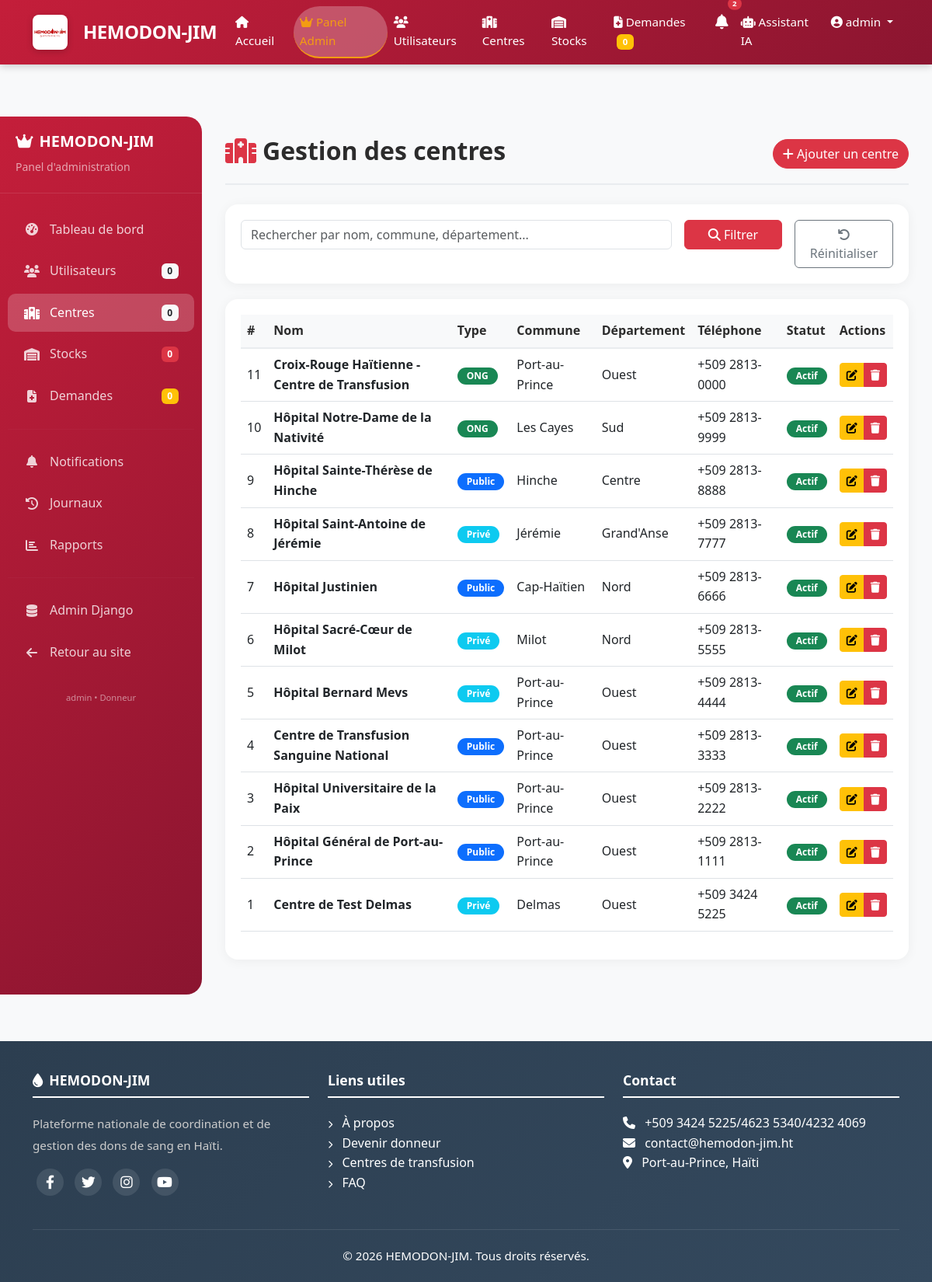
Screenshot of /admin-panel/centres/ (signed in) with the database file from the repository.
### apps/authentification/models.py (models this page shows, shortened)
class User(AbstractUser):
    GROUPE_CHOICES = [
        ('donneur', 'Donneur'),
        ('hospitalier', 'Personnel Hospitalier'),
        ('admin', 'Administrateur'),
        ('pnts', 'PNTS'),
    ]
    GROUPE_SANGUIN_CHOICES = [
        ('A+', 'A+'), ('A-', 'A-'),
        ('B+', 'B+'), ('B-', 'B-'),
        ('AB+', 'AB+'), ('AB-', 'AB-'),
        ('O+', 'O+'), ('O-', 'O-'),
    ]
    groupe = models.CharField(max_length=20, choices=GROUPE_CHOICES, default='donneur')
    telephone = models.CharField(max_length=20, unique=True)
    adresse = models.TextField(blank=True, null=True)
    commune = models.CharField(max_length=100, blank=True, null=True)
    departement = models.CharField(max_length=100, blank=True, null=True)
    date_naissance = models.DateField(null=True, blank=True)
    groupe_sanguin = models.CharField(max_length=3, choices=GROUPE_SANGUIN_CHOICES, blank=True, null=True)
    est_eligible = models.BooleanField(default=True)
    photo = models.ImageField(upload_to='photos/', blank=True, null=True)
    created_at = models.DateTimeField(auto_now_add=True)
    updated_at = models.DateTimeField(auto_now=True)
    class Meta:
        db_table = 'users'
        verbose_name = 'Utilisateur'
        verbose_name_plural = 'Utilisateurs'

### apps/centres/models.py (models this page shows, shortened)
class Centre(models.Model):
    TYPE_CHOICES = [
        ('public', 'Public'),
        ('prive', 'Privé'),
        ('ong', 'ONG'),
    ]
    nom = models.CharField(max_length=200)
    type = models.CharField(max_length=20, choices=TYPE_CHOICES)
    adresse = models.TextField()
    commune = models.CharField(max_length=100)
    departement = models.CharField(max_length=100)
    telephone = models.CharField(max_length=20)
    email = models.EmailField(blank=True, null=True)
    latitude = models.DecimalField(max_digits=9, decimal_places=6, null=True, blank=True)
    longitude = models.DecimalField(max_digits=9, decimal_places=6, null=True, blank=True)
    capacite_journaliere = models.IntegerField(default=50)
    horaires = models.TextField(blank=True, null=True)
    est_actif = models.BooleanField(default=True)
    responsable = models.ForeignKey(
        User,
        on_delete=models.SET_NULL,
        null=True,
        related_name='centre_responsable'
    )
    created_at = models.DateTimeField(auto_now_add=True)
    updated_at = models.DateTimeField(auto_now=True)
    class Meta:
        db_table = 'centres'
        verbose_name = 'Centre'
        verbose_name_plural = 'Centres'

### apps/app_admin/views.py (the view)
# urls.py: path('admin-panel/centres/', views.admin_centres, name='centres'),
@login_required
@user_passes_test(is_admin)
def admin_centres(request):
    centres = Centre.objects.all().order_by('-created_at')
    search = request.GET.get('search')
    if search:
        centres = centres.filter(
            Q(nom__icontains=search) |
            Q(commune__icontains=search) |
            Q(departement__icontains=search)
        )
    paginator = Paginator(centres, 20)
    page_number = request.GET.get('page')
    centres_page = paginator.get_page(page_number)
    context = {
        'centres': centres_page,
        'title': 'Gestion des centres',
        'active_page': 'centres',
    }
    return render(request, 'app_admin/centres.html', context)

### apps/app_admin/templates/app_admin/centres.html (shortened to what this page needs)
{% extends 'app_admin/base_admin.html' %}
{% load static %}
{% block admin_content %}
<div class="page-header">
    <h2><i class="fas fa-hospital me-2 text-danger"></i>Gestion des centres</h2>
    <a href="{% url 'app_admin:centre_create' %}" class="btn btn-danger">
        <i class="fas fa-plus"></i> Ajouter un centre
    </a>
</div>
<div class="admin-card">
    <form method="GET" class="row g-3">
        <div class="col-md-8">
            <input type="text" name="search" class="form-control" placeholder="Rechercher par nom, commune, département..." value="{{ request.GET.search }}">
        </div>
        <div class="col-md-2">
            <button type="submit" class="btn btn-danger w-100">
                <i class="fas fa-search"></i> Filtrer
            </button>
        </div>
        <div class="col-md-2">
            <a href="{% url 'app_admin:centres' %}" class="btn btn-outline-secondary w-100">
                <i class="fas fa-undo"></i> Réinitialiser
            </a>
        </div>
    </form>
</div>
<div class="admin-card">
    <div class="table-responsive">
        <table class="table admin-table table-hover">
            <thead>
                <tr>
                    <th>#</th>
                    <th>Nom</th>
                    <th>Type</th>
                    <th>Commune</th>
                    <th>Département</th>
                    <th>Téléphone</th>
                    <th>Statut</th>
                    <th>Actions</th>
                </tr>
            </thead>
            <tbody>
                {% for centre in centres %}
                <tr>
                    <td>{{ centre.id }}</td>
                    <td><strong>{{ centre.nom }}</strong></td>
                    <td>
                        <span class="badge {% if centre.type == 'public' %}bg-primary{% elif centre.type == 'prive' %}bg-info{% else %}bg-success{% endif %}">
                            {{ centre.get_type_display }}
                        </span>
                    </td>
                    <td>{{ centre.commune }}</td>
                    <td>{{ centre.departement }}</td>
                    <td>{{ centre.telephone }}</td>
                    <td>
                        {% if centre.est_actif %}
                        <span class="badge bg-success">Actif</span>
                        {% else %}
                        <span class="badge bg-danger">Inactif</span>
                        {% endif %}
                    </td>
                    <td>
                        <div class="btn-group btn-group-sm">
                            <a href="{% url 'app_admin:centre_edit' centre.id %}" class="btn btn-warning">
                                <i class="fas fa-edit"></i>
                            </a>
                            <a href="{% url 'app_admin:centre_delete' centre.id %}"
                               class="btn btn-danger"
                               onclick="return confirm('Supprimer ce centre ?')">
                                <i class="fas fa-trash"></i>
                            </a>
                        </div>
                    </td>
                </tr>
                {% empty %}
                <tr>
                    <td colspan="8" class="text-center text-muted">Aucun centre trouvé</td>
                </tr>
                {% endfor %}
            </tbody>
        </table>
    </div>
</div>
{% endblock %}

### apps/app_admin/templates/app_admin/base_admin.html (shortened to what this page needs)
{% extends 'base.html' %}
{% load static %}
{% block content %}
<div class="admin-wrapper">
    <div class="admin-sidebar">
        <div class="sidebar-brand">
            <h5><i class="fas fa-crown me-2"></i>HEMODON-JIM</h5>
            <small>Panel d'administration</small>
        </div>
        <nav class="nav flex-column">
            <a class="nav-link {% if active_page == 'dashboard' %}active{% endif %}" href="{% url 'app_admin:dashboard' %}">
                <i class="fas fa-tachometer-alt"></i> Tableau de bord
            </a>
            <a class="nav-link {% if active_page == 'users' %}active{% endif %}" href="{% url 'app_admin:users' %}">
                <i class="fas fa-users"></i> Utilisateurs
                <span class="badge bg-light text-dark">{{ stats.total_donneurs|default:0 }}</span>
            </a>
            <a class="nav-link {% if active_page == 'centres' %}active{% endif %}" href="{% url 'app_admin:centres' %}">
                <i class="fas fa-hospital"></i> Centres
                <span class="badge bg-light text-dark">{{ stats.total_centres|default:0 }}</span>
            </a>
            <a class="nav-link {% if active_page == 'stocks' %}active{% endif %}" href="{% url 'app_admin:stocks' %}">
                <i class="fas fa-warehouse"></i> Stocks
                <span class="badge bg-danger">{{ stats.stocks_critiques|default:0 }}</span>
            </a>
            <a class="nav-link {% if active_page == 'demandes' %}active{% endif %}" href="{% url 'app_admin:demandes' %}">
                <i class="fas fa-file-medical"></i> Demandes
                <span class="badge bg-warning">{{ stats.demandes_urgentes|default:0 }}</span>
            </a>
            <hr>
            <a class="nav-link {% if active_page == 'notifications' %}active{% endif %}" href="{% url 'app_admin:notifications' %}">
                <i class="fas fa-bell"></i> Notifications
            </a>
            <a class="nav-link {% if active_page == 'logs' %}active{% endif %}" href="{% url 'app_admin:logs' %}">
                <i class="fas fa-history"></i> Journaux
            </a>
            <a class="nav-link {% if active_page == 'reports' %}active{% endif %}" href="{% url 'app_admin:reports' %}">
                <i class="fas fa-chart-bar"></i> Rapports
            </a>
            <hr>
            <a class="nav-link" href="{% url 'admin:index' %}">
                <i class="fas fa-database"></i> Admin Django
            </a>
            <a class="nav-link" href="{% url 'home' %}">
                <i class="fas fa-arrow-left"></i> Retour au site
            </a>
        </nav>
        <div class="sidebar-footer">
            <small>{{ user.username }} • {{ user.get_groupe_display }}</small>
        </div>
    </div>
    <div class="admin-content">
        {% block admin_content %}{% endblock %}
    </div>
</div>
{% endblock %}

### templates/partials/header.html (shortened to what this page needs)
{% load static %}
<nav class="navbar navbar-expand-lg navbar-custom fixed-top">
    <div class="container">
        <a class="navbar-brand" href="{% url 'home' %}">
            <img src="{% static 'images/logo/logo1.jpg' %}" alt="HEMODON-JIM" height="40" class="me-2" style="border-radius: 8px;">
            <span>HEMODON-JIM</span>
        </a>
        <div class="collapse navbar-collapse" id="navbarNav">
            <ul class="navbar-nav ms-auto">
                <li class="nav-item">
                    <a class="nav-link {% if request.path == '/' %}active{% endif %}" href="{% url 'home' %}">
                        <i class="fas fa-home"></i> Accueil
                    </a>
                </li>
                {% if user.is_authenticated %}
                    {% if user.is_superuser or user.groupe == 'admin' or user.groupe == 'pnts' %}
                        <li class="nav-item">
                            <a class="nav-link {% if 'admin-panel' in request.path %}active{% endif %}" href="{% url 'app_admin:dashboard' %}">
                                <i class="fas fa-crown"></i> Panel Admin
                            </a>
                        </li>
                        <li class="nav-item">
                            <a class="nav-link" href="{% url 'app_admin:users' %}">
                                <i class="fas fa-users"></i> Utilisateurs
                            </a>
                        </li>
                        <li class="nav-item">
                            <a class="nav-link" href="{% url 'app_admin:centres' %}">
                                <i class="fas fa-hospital"></i> Centres
                            </a>
                        </li>
                        <li class="nav-item">
                            <a class="nav-link {% if 'stocks' in request.path %}active{% endif %}" href="{% url 'stocks:list' %}">
                                <i class="fas fa-warehouse"></i> Stocks
                            </a>
                        </li>
                        <li class="nav-item">
                            <a class="nav-link {% if 'demandes' in request.path %}active{% endif %}" href="{% url 'demandes:toutes' %}">
                                <i class="fas fa-file-medical"></i> Demandes
                                <span class="badge bg-warning ms-1">{{ demandes_urgentes|default:0 }}</span>
                            </a>
                        </li>
                    {% endif %}
                    <li class="nav-item">
                        <a class="nav-link position-relative" href="{% url 'notifications:list' %}">
                            {% if user_notifications_count > 0 %}
                            <span class="position-absolute top-0 start-100 translate-middle badge rounded-pill bg-danger" style="font-size: 0.6rem; margin-top: -3px;">
                                {{ user_notifications_count }}
                            </span>
                            {% endif %}
                        </a>
                    </li>
                    <li class="nav-item">
                        <a class="nav-link" href="{% url 'chatbot:chatbot' %}">
                            <i class="fas fa-robot"></i> Assistant IA
                        </a>
                    </li>
                    <li class="nav-item dropdown">
                        <a class="nav-link dropdown-toggle" href="#" id="userDropdown" role="button" data-bs-toggle="dropdown">
                            <i class="fas fa-user-circle"></i> {{ user.username }}
                        </a>
                    </li>
                {% endif %}
            </ul>
        </div>
    </div>
</nav>

### rows the page displays
User: username "admin", groupe "Donneur"
Centre: id "11", nom "Croix-Rouge Haïtienne - Centre de Transfusion", type "ONG", commune "Port-au-Prince", departement "Ouest", telephone "+509 2813-0000", est_actif "Actif"
Centre: id "10", nom "Hôpital Notre-Dame de la Nativité", type "ONG", commune "Les Cayes", departement "Sud", telephone "+509 2813-9999", est_actif "Actif"
Centre: id "9", nom "Hôpital Sainte-Thérèse de Hinche", type "Public", commune "Hinche", departement "Centre", telephone "+509 2813-8888", est_actif "Actif"
Centre: id "8", nom "Hôpital Saint-Antoine de Jérémie", type "Privé", commune "Jérémie", departement "Grand'Anse", telephone "+509 2813-7777", est_actif "Actif"
Centre: id "7", nom "Hôpital Justinien", type "Public", commune "Cap-Haïtien", departement "Nord", telephone "+509 2813-6666", est_actif "Actif"
Centre: id "6", nom "Hôpital Sacré-Cœur de Milot", type "Privé", commune "Milot", departement "Nord", telephone "+509 2813-5555", est_actif "Actif"
Centre: id "5", nom "Hôpital Bernard Mevs", type "Privé", commune "Port-au-Prince", departement "Ouest", telephone "+509 2813-4444", est_actif "Actif"
Centre: id "4", nom "Centre de Transfusion Sanguine National", type "Public", commune "Port-au-Prince", departement "Ouest", telephone "+509 2813-3333", est_actif "Actif"
Centre: id "3", nom "Hôpital Universitaire de la Paix", type "Public", commune "Port-au-Prince", departement "Ouest", telephone "+509 2813-2222", est_actif "Actif"
Centre: id "2", nom "Hôpital Général de Port-au-Prince", type "Public", commune "Port-au-Prince", departement "Ouest", telephone "+509 2813-1111", est_actif "Actif"
Centre: id "1", nom "Centre de Test Delmas", type "Privé", commune "Delmas", departement "Ouest", telephone "+509 3424 5225", est_actif "Actif"

### other values shown
{{ demandes_urgentes|default:0 }} "0"
{{ user_notifications_count }} "2"
{{ stats.total_donneurs|default:0 }} "0"
{{ stats.total_centres|default:0 }} "0"
{{ stats.stocks_critiques|default:0 }} "0"
{{ stats.demandes_urgentes|default:0 }} "0"
